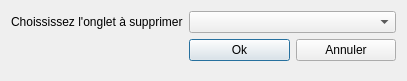
<?xml version="1.0" encoding="UTF-8"?>
<ui version="4.0">
 <class>FenetreSuppressionOnglet</class>
 <widget class="QDialog" name="FenetreSuppressionOnglet">
  <property name="geometry">
   <rect>
    <x>0</x>
    <y>0</y>
    <width>407</width>
    <height>81</height>
   </rect>
  </property>
  <property name="windowTitle">
   <string>KFet - Suppression d'onglet</string>
  </property>
  <property name="modal">
   <bool>true</bool>
  </property>
  <layout class="QFormLayout" name="formLayout">
   <property name="fieldGrowthPolicy">
    <enum>QFormLayout::AllNonFixedFieldsGrow</enum>
   </property>
   <item row="0" column="0">
    <widget class="QLabel" name="label">
     <property name="text">
      <string>Choississez l'onglet à supprimer</string>
     </property>
    </widget>
   </item>
   <item row="0" column="1">
    <widget class="QComboBox" name="comboBox"/>
   </item>
   <item row="1" column="1">
    <layout class="QHBoxLayout" name="horizontalLayout">
     <item>
      <widget class="QPushButton" name="pushButtonOk">
       <property name="text">
        <string>Ok</string>
       </property>
      </widget>
     </item>
     <item>
      <widget class="QPushButton" name="pushButtonAnnuler">
       <property name="text">
        <string>Annuler</string>
       </property>
      </widget>
     </item>
    </layout>
   </item>
  </layout>
 </widget>
 <resources/>
 <connections/>
</ui>
